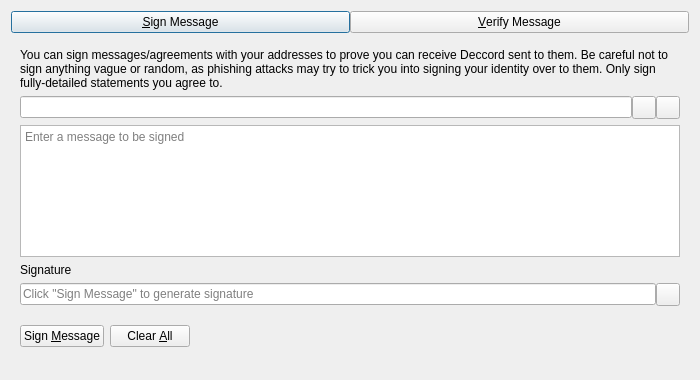
<?xml version="1.0" encoding="UTF-8"?>
<ui version="4.0">
 <class>SignVerifyMessageDialog</class>
 <widget class="QDialog" name="SignVerifyMessageDialog">
  <property name="geometry">
   <rect>
    <x>0</x>
    <y>0</y>
    <width>700</width>
    <height>380</height>
   </rect>
  </property>
  <property name="windowTitle">
   <string>Signatures - Sign / Verify a Message</string>
  </property>
  <property name="modal">
   <bool>true</bool>
  </property>
  <layout class="QVBoxLayout" name="verticalLayout">
   <item>
    <layout class="QHBoxLayout" name="horizontalLayout_Buttons_2">
     <property name="spacing">
      <number>0</number>
     </property>
     <property name="topMargin">
      <number>0</number>
     </property>
     <item>
      <widget class="QPushButton" name="btnSignMessage">
       <property name="text">
        <string>&amp;Sign Message</string>
       </property>
       <property name="checkable">
        <bool>true</bool>
       </property>
      </widget>
     </item>
     <item>
      <widget class="QPushButton" name="btnVerifyMessage">
       <property name="text">
        <string>&amp;Verify Message</string>
       </property>
       <property name="checkable">
        <bool>true</bool>
       </property>
      </widget>
     </item>
    </layout>
   </item>
   <item>
    <widget class="QStackedWidget" name="stackedWidgetSig">
     <property name="minimumSize">
      <size>
       <width>0</width>
       <height>0</height>
      </size>
     </property>
     <property name="currentIndex">
      <number>0</number>
     </property>
     <widget class="QWidget" name="pageSignMessage">
      <layout class="QVBoxLayout" name="verticalLayout_SM">
       <item>
        <widget class="QLabel" name="infoLabel_SM">
         <property name="text">
          <string>You can sign messages/agreements with your addresses to prove you can receive Deccord sent to them. Be careful not to sign anything vague or random, as phishing attacks may try to trick you into signing your identity over to them. Only sign fully-detailed statements you agree to.</string>
         </property>
         <property name="textFormat">
          <enum>Qt::PlainText</enum>
         </property>
         <property name="wordWrap">
          <bool>true</bool>
         </property>
        </widget>
       </item>
       <item>
        <layout class="QHBoxLayout" name="horizontalLayout_1_SM">
         <property name="spacing">
          <number>0</number>
         </property>
         <item>
          <widget class="QValidatedLineEdit" name="addressIn_SM">
           <property name="toolTip">
            <string>The Deccord address to sign the message with</string>
           </property>
          </widget>
         </item>
         <item>
          <widget class="QToolButton" name="addressBookButton_SM">
           <property name="toolTip">
            <string>Choose previously used address</string>
           </property>
           <property name="text">
            <string/>
           </property>
           <property name="shortcut">
            <string>Alt+A</string>
           </property>
          </widget>
         </item>
         <item>
          <widget class="QToolButton" name="pasteButton_SM">
           <property name="toolTip">
            <string>Paste address from clipboard</string>
           </property>
           <property name="text">
            <string/>
           </property>
           <property name="shortcut">
            <string>Alt+P</string>
           </property>
          </widget>
         </item>
        </layout>
       </item>
       <item>
        <widget class="QPlainTextEdit" name="messageIn_SM">
         <property name="toolTip">
          <string>Enter the message you want to sign here</string>
         </property>
         <property name="placeholderText">
          <string>Enter a message to be signed</string>
         </property>
        </widget>
       </item>
       <item>
        <widget class="QLabel" name="signatureLabel_SM">
         <property name="text">
          <string>Signature</string>
         </property>
         <property name="textFormat">
          <enum>Qt::PlainText</enum>
         </property>
        </widget>
       </item>
       <item>
        <layout class="QHBoxLayout" name="horizontalLayout_2_SM">
         <property name="spacing">
          <number>0</number>
         </property>
         <item>
          <widget class="QLineEdit" name="signatureOut_SM">
           <property name="placeholderText">
            <string>Click "Sign Message" to generate signature</string>
           </property>
           <property name="readOnly">
            <bool>true</bool>
           </property>
          </widget>
         </item>
         <item>
          <widget class="QToolButton" name="copySignatureButton_SM">
           <property name="toolTip">
            <string>Copy the current signature to the system clipboard</string>
           </property>
           <property name="text">
            <string/>
           </property>
          </widget>
         </item>
        </layout>
       </item>
       <item>
        <layout class="QHBoxLayout" name="horizontalLayout_3_SM">
         <item>
          <widget class="QPushButton" name="signMessageButton_SM">
           <property name="toolTip">
            <string>Sign the message to prove you own this Deccord address</string>
           </property>
           <property name="text">
            <string>Sign &amp;Message</string>
           </property>
           <property name="autoDefault">
            <bool>false</bool>
           </property>
          </widget>
         </item>
         <item>
          <widget class="QPushButton" name="clearButton_SM">
           <property name="toolTip">
            <string>Reset all sign message fields</string>
           </property>
           <property name="text">
            <string>Clear &amp;All</string>
           </property>
           <property name="autoDefault">
            <bool>false</bool>
           </property>
          </widget>
         </item>
         <item>
          <spacer name="horizontalSpacer_1_SM">
           <property name="orientation">
            <enum>Qt::Horizontal</enum>
           </property>
           <property name="sizeHint" stdset="0">
            <size>
             <width>40</width>
             <height>48</height>
            </size>
           </property>
          </spacer>
         </item>
         <item>
          <widget class="QLabel" name="statusLabel_SM">
           <property name="text">
            <string/>
           </property>
           <property name="wordWrap">
            <bool>true</bool>
           </property>
          </widget>
         </item>
         <item>
          <spacer name="horizontalSpacer_2_SM">
           <property name="orientation">
            <enum>Qt::Horizontal</enum>
           </property>
           <property name="sizeHint" stdset="0">
            <size>
             <width>40</width>
             <height>48</height>
            </size>
           </property>
          </spacer>
         </item>
        </layout>
       </item>
      </layout>
     </widget>
     <widget class="QWidget" name="pageVerifyMessage">
      <layout class="QVBoxLayout" name="verticalLayout_VM">
       <item>
        <widget class="QLabel" name="infoLabel_VM">
         <property name="text">
          <string>Enter the receiver's address, message (ensure you copy line breaks, spaces, tabs, etc. exactly) and signature below to verify the message. Be careful not to read more into the signature than what is in the signed message itself, to avoid being tricked by a man-in-the-middle attack. Note that this only proves the signing party receives with the address, it cannot prove sendership of any transaction!</string>
         </property>
         <property name="textFormat">
          <enum>Qt::PlainText</enum>
         </property>
         <property name="alignment">
          <set>Qt::AlignLeading|Qt::AlignLeft|Qt::AlignTop</set>
         </property>
         <property name="wordWrap">
          <bool>true</bool>
         </property>
        </widget>
       </item>
       <item>
        <layout class="QHBoxLayout" name="horizontalLayout_1_VM">
         <property name="spacing">
          <number>0</number>
         </property>
         <item>
          <widget class="QValidatedLineEdit" name="addressIn_VM">
           <property name="toolTip">
            <string>The Deccord address the message was signed with</string>
           </property>
          </widget>
         </item>
         <item>
          <widget class="QToolButton" name="addressBookButton_VM">
           <property name="toolTip">
            <string>Choose previously used address</string>
           </property>
           <property name="text">
            <string/>
           </property>
           <property name="shortcut">
            <string>Alt+A</string>
           </property>
          </widget>
         </item>
        </layout>
       </item>
       <item>
        <widget class="QPlainTextEdit" name="messageIn_VM">
          <property name="toolTip">
            <string>The signed message to verify</string>
          </property>
          <property name="placeholderText">
            <string>Enter a message to be verified</string>
          </property>
        </widget>
       </item>
       <item>
        <widget class="QValidatedLineEdit" name="signatureIn_VM">
          <property name="toolTip">
            <string>The signature given when the message was signed</string>
          </property>
          <property name="placeholderText">
            <string>Enter a signature for the message to be verified</string>
          </property>
        </widget>
       </item>
       <item>
        <layout class="QHBoxLayout" name="horizontalLayout_2_VM">
         <item>
          <widget class="QPushButton" name="verifyMessageButton_VM">
           <property name="toolTip">
            <string>Verify the message to ensure it was signed with the specified Deccord address</string>
           </property>
           <property name="text">
            <string>Verify &amp;Message</string>
           </property>
           <property name="autoDefault">
            <bool>false</bool>
           </property>
          </widget>
         </item>
         <item>
          <widget class="QPushButton" name="clearButton_VM">
           <property name="toolTip">
            <string>Reset all verify message fields</string>
           </property>
           <property name="text">
            <string>Clear &amp;All</string>
           </property>
           <property name="autoDefault">
            <bool>false</bool>
           </property>
          </widget>
         </item>
         <item>
          <spacer name="horizontalSpacer_1_VM">
           <property name="orientation">
            <enum>Qt::Horizontal</enum>
           </property>
           <property name="sizeHint" stdset="0">
            <size>
             <width>40</width>
             <height>48</height>
            </size>
           </property>
          </spacer>
         </item>
         <item>
          <widget class="QLabel" name="statusLabel_VM">
           <property name="text">
            <string/>
           </property>
           <property name="wordWrap">
            <bool>true</bool>
           </property>
          </widget>
         </item>
         <item>
          <spacer name="horizontalSpacer_2_VM">
           <property name="orientation">
            <enum>Qt::Horizontal</enum>
           </property>
           <property name="sizeHint" stdset="0">
            <size>
             <width>40</width>
             <height>48</height>
            </size>
           </property>
          </spacer>
         </item>
        </layout>
       </item>
      </layout>
     </widget>
    </widget>
   </item>
  </layout>
 </widget>
 <customwidgets>
  <customwidget>
   <class>QValidatedLineEdit</class>
   <extends>QLineEdit</extends>
   <header>qt/qvalidatedlineedit.h</header>
  </customwidget>
 </customwidgets>
 <resources>
  <include location="../deccord.qrc"/>
 </resources>
 <connections/>
</ui>
